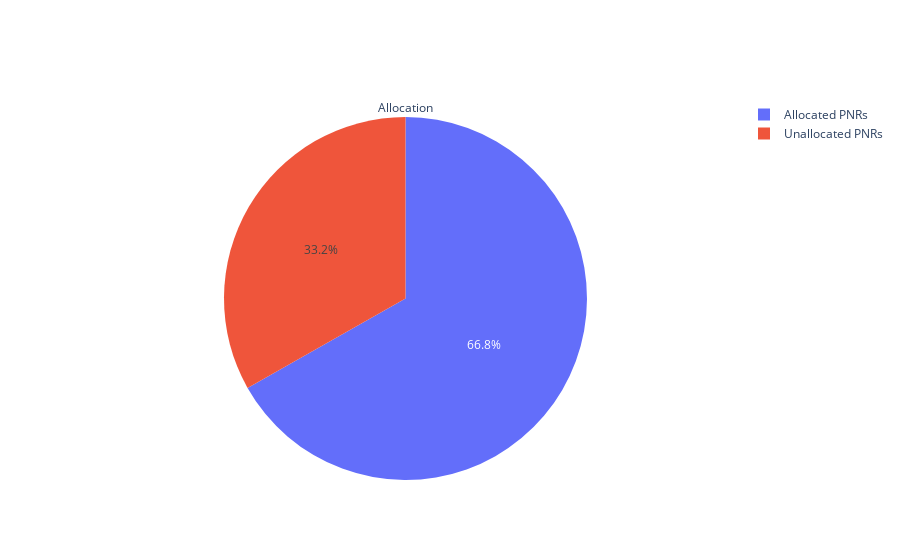

This figure's notebook cell:
### Code cell
class_mapper = {'F': 0, 'B': 1, 'P': 2, 'E': 3}
total_allocated = 0
count_same_arr = 0
count_same_dst = 0
count_diff_arrNdep = 0
count_upgrade = 0
count_downgrade = 0
count_same = 0
mean_allocated_pnr_score = 0
mean_unallocated_pnr_score = 0

for index, row in df.iterrows():
    if len(row['allocated_classes']) != 2:
        total_allocated += 1
        count_same_arr += row['allocated_dst'] == row['canclled_dst']
        count_same_dst += row['allocated_src'] == row['canclled_src']
        count_diff_arrNdep += row['allocated_dst'] != row['canclled_dst'] and row['allocated_src'] != row['canclled_src']
        allocated_classes = ast.literal_eval(row['allocated_classes'])
        mean_allocated_pnr_score += row["pnr_score"]
        for allocated_class in allocated_classes:
            cancelled_class = row['canclled_class']
            count_upgrade += class_mapper[allocated_class] - class_mapper[cancelled_class] > 0
            count_downgrade += class_mapper[allocated_class] - class_mapper[cancelled_class] < 0
            count_same += class_mapper[allocated_class] - class_mapper[cancelled_class] == 0
    else:
        mean_unallocated_pnr_score += row["pnr_score"]

mean_allocated_pnr_score /= total_allocated
mean_unallocated_pnr_score /= len(df) - total_allocated

# plot allocated pi chart

fig1 = go.Figure()
fig1.add_trace(go.Pie(labels=["Allocated PNRs", "Unallocated PNRs"], values=[total_allocated, len(df) - total_allocated], name="Allocation", title="Allocation"))
fig1.show()

fig2 = go.Figure()
fig2.add_trace(go.Pie(labels=["Mean Allocated PNR score", "Mean Unallocated PNR score"], values=[mean_allocated_pnr_score, mean_unallocated_pnr_score], name="Mean PNR Scores", title="Mean PNR Scores"))
fig2.show()

fig3 = go.Figure()
fig3.add_trace(go.Pie(labels=["Upgraded Class", "Downgraded Class", "Same Class"], values=[count_upgrade, count_downgrade, count_same], name="Upgradation/Downgradation", title="Upgradation/Downgradation"))
fig3.show()

fig4 = go.Figure()
fig4.add_trace(go.Pie(labels=["Departure airports are same", "Departure airports are different"], values=[count_same_arr, total_allocated - count_same_arr], name="Departure Airports", title="Departure Airports"))
fig4.show()

fig5 = go.Figure()
fig5.add_trace(go.Pie(labels=["Arrival airports are same", "Arrival airports are different"], values=[count_same_dst, total_allocated - count_same_dst], name="Arrival Airports", title="Arrival Airports"))
fig5.show()

fig6 = go.Figure()
fig6.add_trace(go.Pie(labels=["Arrival and departure airports are both different", "Either arrival and/or departure airports are same"], values=[count_diff_arrNdep, total_allocated - count_diff_arrNdep], name="Arrival and Departure Airports", title="Arrival and Departure Airports"))
fig6.show()

### Figure 1 — Plotly figure (JSON) as saved in the notebook; plotly's stock layout.template omitted (floating-point values rounded to 4 significant figures)
{"data": [{"labels": ["Allocated PNRs", "Unallocated PNRs"], "name": "Allocation", "title": {"text": "Allocation"}, "type": "pie", "values": [330, 164]}], "layout": {}}
